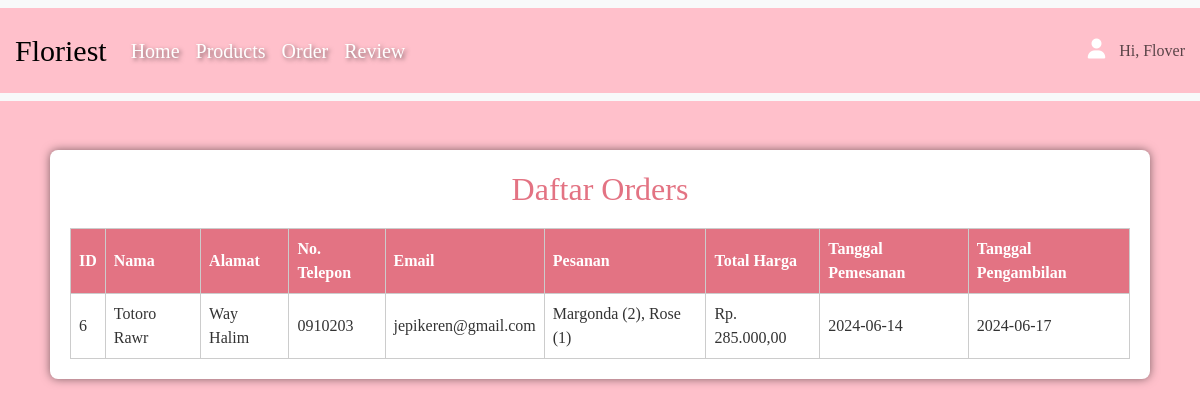
/UAP/admin/order-admin.php, run on the app's committed database.
### tables this page shows
CREATE TABLE `orders` (
  `id` int(11) NOT NULL,
  `nama` varchar(100) NOT NULL,
  `alamat` text NOT NULL,
  `no_telpon` varchar(20) NOT NULL,
  `email` varchar(100) NOT NULL,
  `pesanan` text NOT NULL,
  `tanggal_pemesanan` date NOT NULL,
  `tanggal_pengambilan` date NOT NULL,
  `total_harga` decimal(10,2) NOT NULL
);

### UAP/admin/order-admin.php (the view, shortened to what this page needs)
<?php
include '../connect/koneksi.php';
$query = "SELECT * FROM orders";
$result = mysqli_query($conn, $query);
?>
<!DOCTYPE html>
<html lang="en">
<head>
    <link rel="stylesheet" href="https://cdn.jsdelivr.net/npm/bootstrap@5.3.3/dist/css/bootstrap.min.css">
    <link rel="stylesheet" href="https://cdn.jsdelivr.net/npm/bootstrap@5.3.3/dist/js/bootstrap.bundle.min.js">
</head>
<body>
    <nav class="navbar navbar-expand-lg bg-body-tertiary fixed-top">
        <div class="container-fluid">
            <a class="navbar-brand" href="#">Floriest</a>
            <div class="collapse navbar-collapse" id="navbarText">
                <ul class="navbar-nav me-auto mb-2 mb-lg-0">
                    <li class="nav-item">
                        <a class="nav-link active" aria-current="page" href="home-admin.php">Home</a>
                    </li>
                    <li class="nav-item">
                        <a class="nav-link" href="products-admin.php">Products</a>
                    </li>
                    <li class="nav-item">
                        <a class="nav-link" href="order-admin.php">Order</a>
                    </li>
                    <li class="nav-item">
                        <a class="nav-link" href="review-admin.php">Review</a>
                    </li>
                </ul>
                <span class="navbar-text">
                    <i class="fa-solid fa-user" style="color: white"></i>
                    Hi, Flover
                </span>
            </div>
        </div>
    </nav>
    <div class="container">
        <h2>Daftar Orders</h2>
        <table>
            <thead>
                <tr>
                    <th>ID</th>
                    <th>Nama</th>
                    <th>Alamat</th>
                    <th>No. Telepon</th>
                    <th>Email</th>
                    <th>Pesanan</th>
                    <th>Total Harga</th>
                    <th>Tanggal Pemesanan</th>
                    <th>Tanggal Pengambilan</th>
                </tr>
            </thead>
            <tbody>
                <?php
                while ($row = mysqli_fetch_assoc($result)) {
                    echo "<tr>";
                    echo "<td>{$row['id']}</td>";
                    echo "<td>{$row['nama']}</td>";
                    echo "<td>{$row['alamat']}</td>";
                    echo "<td>{$row['no_telpon']}</td>";
                    echo "<td>{$row['email']}</td>";
                    echo "<td>{$row['pesanan']}</td>";
                    echo "<td>Rp. " . number_format($row['total_harga'], 2, ',', '.') . "</td>";
                    echo "<td>{$row['tanggal_pemesanan']}</td>";
                    echo "<td>{$row['tanggal_pengambilan']}</td>";
                }
                ?>
            </tbody>
        </table>
    </div>
</body>
</html>

### UAP/admin/order-admin.php (style rules this page uses)
* { font-family: 'Lucida Sans'; }
body { display: flex; justify-content: center; align-items: center; background-color: pink; color: #333; }
.container-fluid { background-color: pink; padding: 15px; }
.navbar-brand { font-size: 30px; }
.navbar-nav .nav-link { color: white; font-size: 20px; text-shadow: 2px 2px 4px rgba(0, 0, 0, 0.5); }
.navbar-nav .nav-link.active { color: white; font-size: 20px; text-shadow: 2px 2px 4px rgba(0, 0, 0, 0.5); }
.navbar-text i { font-size: 20px; margin-right: 10px; }
table { width: 100%; border-collapse: collapse; margin-top: 20px; }
th, td { border: 1px solid #ccc; padding: 8px; text-align: left; }
th { background-color: #E37383; color: white; }
.container { margin-top:150px; background-color: #fff; padding: 20px; box-shadow: 0 0 10px rgba(0, 0, 0, 0.5); border-radius: 8px; width: 100%; max-width: 1100px; }
h2 { color: #E37383; text-align: center; }

### data on the page
orders: id "6", nama "Totoro Rawr", alamat "Way Halim", no_telpon "0910203", email "jepikeren@gmail.com", pesanan "Margonda (2), Rose (1)", total_harga "285.000,00", tanggal_pemesanan "2024-06-14", tanggal_pengambilan "2024-06-17"
